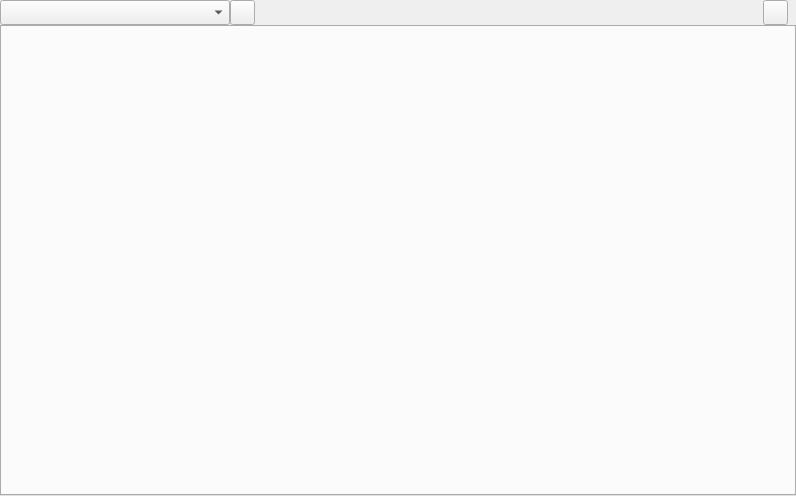
<?xml version="1.0" encoding="UTF-8"?>
<ui version="4.0">
 <class>EditorPane</class>
 <widget class="QWidget" name="EditorPane">
  <property name="geometry">
   <rect>
    <x>0</x>
    <y>0</y>
    <width>796</width>
    <height>496</height>
   </rect>
  </property>
  <property name="windowTitle">
   <string>Form</string>
  </property>
  <layout class="QVBoxLayout" name="verticalLayout">
   <property name="spacing">
    <number>0</number>
   </property>
   <property name="leftMargin">
    <number>0</number>
   </property>
   <property name="topMargin">
    <number>0</number>
   </property>
   <property name="rightMargin">
    <number>0</number>
   </property>
   <property name="bottomMargin">
    <number>0</number>
   </property>
   <item>
    <widget class="QWidget" name="topbar" native="true">
     <property name="sizePolicy">
      <sizepolicy hsizetype="Expanding" vsizetype="Fixed">
       <horstretch>0</horstretch>
       <verstretch>0</verstretch>
      </sizepolicy>
     </property>
     <property name="minimumSize">
      <size>
       <width>0</width>
       <height>25</height>
      </size>
     </property>
     <property name="maximumSize">
      <size>
       <width>16777215</width>
       <height>25</height>
      </size>
     </property>
     <property name="font">
      <font>
       <kerning>false</kerning>
      </font>
     </property>
     <layout class="QHBoxLayout" name="horizontalLayout">
      <property name="spacing">
       <number>0</number>
      </property>
      <property name="leftMargin">
       <number>0</number>
      </property>
      <property name="topMargin">
       <number>0</number>
      </property>
      <property name="rightMargin">
       <number>8</number>
      </property>
      <property name="bottomMargin">
       <number>0</number>
      </property>
      <item>
       <widget class="QComboBox" name="comboBox_files">
        <property name="minimumSize">
         <size>
          <width>230</width>
          <height>25</height>
         </size>
        </property>
        <property name="maximumSize">
         <size>
          <width>16777215</width>
          <height>25</height>
         </size>
        </property>
        <property name="font">
         <font>
          <pointsize>9</pointsize>
          <bold>false</bold>
          <kerning>false</kerning>
         </font>
        </property>
       </widget>
      </item>
      <item alignment="Qt::AlignmentFlag::AlignVCenter">
       <widget class="QToolButton" name="pushButton_closeDoc">
        <property name="minimumSize">
         <size>
          <width>25</width>
          <height>25</height>
         </size>
        </property>
        <property name="maximumSize">
         <size>
          <width>25</width>
          <height>25</height>
         </size>
        </property>
        <property name="text">
         <string/>
        </property>
       </widget>
      </item>
      <item>
       <spacer name="horizontalSpacer">
        <property name="orientation">
         <enum>Qt::Orientation::Horizontal</enum>
        </property>
        <property name="sizeHint" stdset="0">
         <size>
          <width>40</width>
          <height>20</height>
         </size>
        </property>
       </spacer>
      </item>
      <item alignment="Qt::AlignmentFlag::AlignVCenter">
       <widget class="QToolButton" name="pushButton_splitView">
        <property name="minimumSize">
         <size>
          <width>25</width>
          <height>25</height>
         </size>
        </property>
        <property name="maximumSize">
         <size>
          <width>25</width>
          <height>25</height>
         </size>
        </property>
        <property name="checkable">
         <bool>true</bool>
        </property>
        <property name="text">
         <string/>
        </property>
       </widget>
      </item>
     </layout>
    </widget>
   </item>
   <item>
    <widget class="QTabWidget" name="tabWidget"/>
   </item>
  </layout>
 </widget>
 <resources/>
 <connections/>
</ui>
